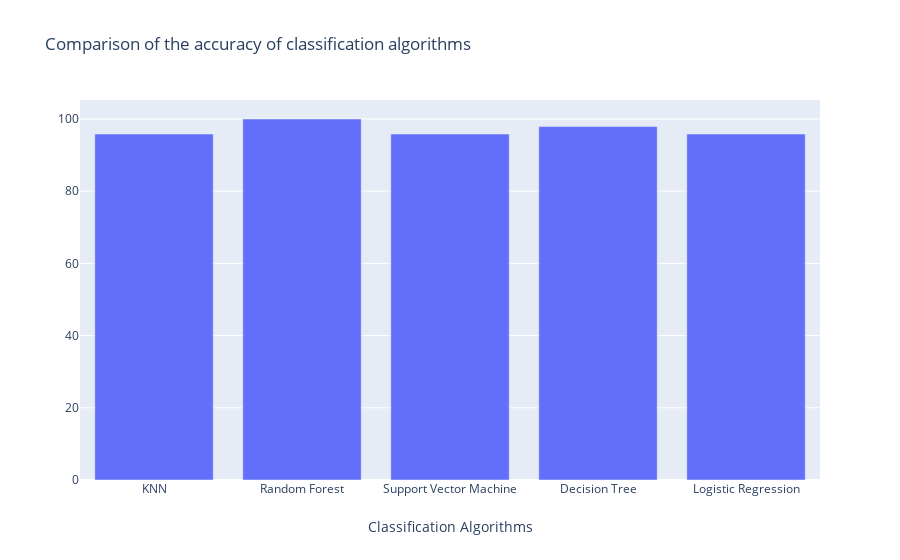

Notebook code for this chart:
### Code cell
data = [trace1];
layout = {
  'xaxis': {'title': 'Classification Algorithms'},
  'title': 'Comparison of the accuracy of classification algorithms'
};
fig = go.Figure(data = data, layout = layout)
iplot(fig)

### Figure 1 — Plotly figure (JSON) as saved in the notebook; plotly's stock layout.template omitted (floating-point values rounded to 4 significant figures)
{"data": [{"name": "score", "type": "bar", "x": ["KNN", "Random Forest", "Support Vector Machine", "Decision Tree", "Logistic Regression"], "y": [95.83, 100, 95.83, 97.92, 95.83]}], "layout": {"title": {"text": "Comparison of the accuracy of classification algorithms"}, "xaxis": {"title": {"text": "Classification Algorithms"}}}}
